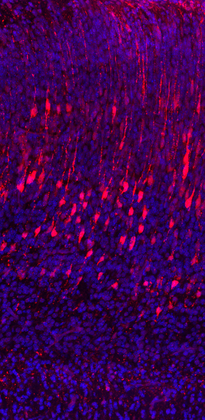
%> input picture imaging_analysis/control1.png, 205 x 420 px, shrunk from 579 x 1187 before the run
$ octave kstest_pixels.m   (GNU Octave 9; MATLAB toolbox functions it lacks are replaced by stand-ins)
%> lines starting %> are read from the running program, lines starting %| are printed output that depends on the picture
%%
tic;
fileName = {
    'control1.png'
    'control2.png'
    'control3.png'
    'COUP1.png'
    'COUP2.png'
    'COUP3.png'
    'PcdhKD1.png'
    'PcdhKD2.png'
    'PcdhKD3.png'};

for j = 1:length(fileName)
    imagebin = imread(fileName{j});
%> imagebin is the input picture: size 420x205x3 uint8; mean R, G, B 63.2, 0.7, 78.3

    figure(1);
    bw_image = rgb2gray(imagebin);
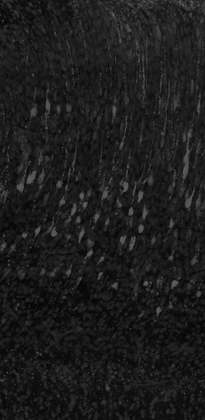
%> bw_image: size 420x205 uint8; min 4, max 98, mean 28.2
    subplot(3,3,j), imshow(bw_image','DisplayRange',[min(min(bw_image)) max(max(bw_image))]);
%> after `imshow(bw_image','DisplayRange',[min(min(bw_image)) max(max(bw_image))`:
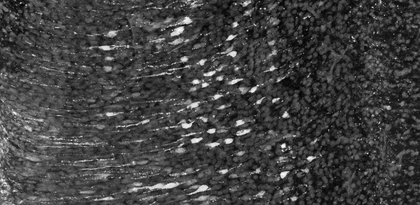
%> displayed picture: size 205x420, on the screen's scale of 0 to 255; min 0, max 255, mean 65.8
    title(fileName(j));
    set(gca,'XTick',[], 'YTick', []);

    imagebin = imagebin(:,:,1);
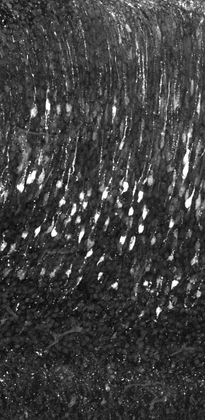
%> imagebin: size 420x205 uint8; min 3, max 255, mean 63.2
    dists = sum(imagebin>180,1);
%> dists = 205 values, max 44 at index 188, min 0 at index 10, mean 10.18
    num_bins = 100;%ceil(sqrt(length(dists)));
    M = floor(length(dists)/num_bins);
%> M = 2
    temp = [];
    for i = 1:num_bins
        temp(i) = mean(dists( (1+(i-1)*M):1+i*M ));
    end
%> after the loop, temp = 100 values, max 36 at index 94, min 1 at index 6, mean 10.24
    %figure(j+9);
    figure(2);
    subplot(3,3,j), plot(dists,'LineWidth',1.5,'Color','k');
    title(fileName(j));
    hold on;
    height = mean(dists);
%> height = 10.18
    plot([1 length(dists)],[height height],'LineWidth',3);
    axis tight;
    set(gca,'XTick',[], 'YTick', []);
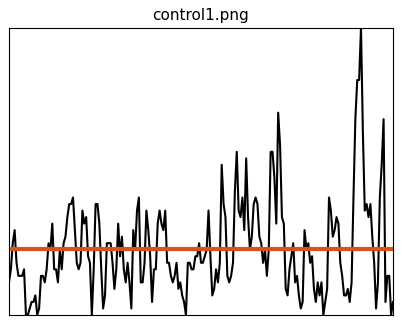
%> figure redrawn from the program's plot data; curve peaks at x = 188, y = 44

    %figure(j+18);
    figure(3);
    subplot(3,3,j), plot(temp,'LineWidth',1.5,'Color','k');
    title(fileName(j));
    axis tight;
    set(gca,'XTick',[], 'YTick', []);
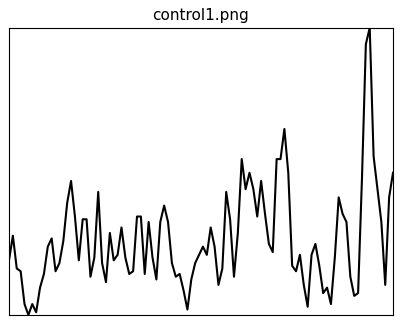
%> figure redrawn from the program's plot data; curve peaks at x = 94, y = 36
    %%
    %temp = find(dists>0);
    %xmax = ceil(length(dists)/bin_size)*bin_size;
    %[h p] = kstest(temp,'CDF',[(bin_size:xmax)' (cdf('Uniform',bin_size:xmax,bin_size,xmax))'])

    dists_binned = temp;
%> dists_binned has the same summary as temp
    xmax = max(cumsum(dists_binned));
%> xmax = 1024
    temp = cumsum(dists_binned);
%> temp = 100 values from 7.67 to 1024
    temp = temp/xmax;
%> temp = 100 values from 0.00749 to 1

    figure(4);
    subplot(3,3,j), plot(temp, 'LineWidth',2);
    delta = 1/(length(temp)-1);
%> delta = 0.0101
    temp2 = 0:delta:1;%
%> temp2 = 100 values from 0 to 1
    %unifcdf(0:(length(dists)-1),1,length(dists)+2);
    figure(4);
    hold on;
    subplot(3,3,j), plot(temp2, 'LineWidth',2);
    if j ==1
        legend('Empirical CDF','Uniform CDF','Location','NorthWest');
    end
    [h, p] = kstest(temp,'CDF',[(temp2)' (temp2)']);
%> h = false; p = 0.184
    if h == 0
        str = sprintf('Accept H0 (uniform), p-value = %1.3f',p);
%> str = 'Accept H0 (uniform), p-value = 0.184'
        title(str);
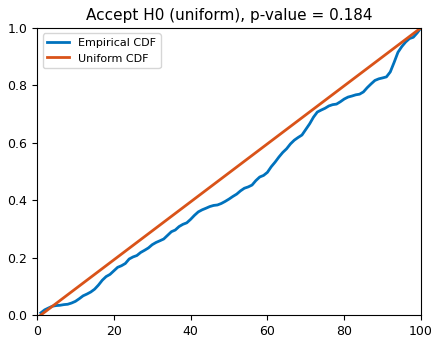
%> figure redrawn from the program's plot data; curve peaks at x = 100, y = 1
    else
        str = sprintf('Reject H0 (not uniform), p-value = %1.3f',p);
        title(str);
    end

    % [46 lines of commented-out code are left out]
end
%> pass 2 of the loop `for j = 1:length(fileName)`:
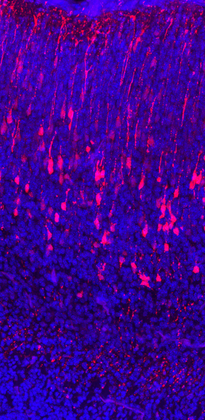
%> input picture imaging_analysis/control2.png, 205 x 420 px, shrunk from 579 x 1187 before the run
%> imagebin is the input picture: size 420x205x3 uint8; mean R, G, B 63, 0.8, 141.3
%> `imagebin = imagebin(:,:,1);`:
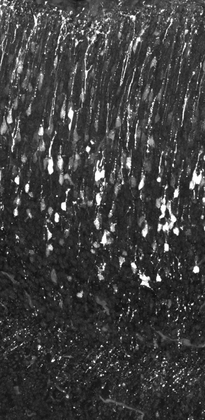
%> imagebin: size 420x205 uint8; min 11, max 255, mean 63
%> dists = 205 values, max 47 at index 98, min 0 at index 25, mean 13.24
%> after the loop `for i = 1:num_bins`: temp = 100 values, max 40.33 at index 49, min 1 at index 12, mean 13.3
%> height = 13.24
%> dists_binned has the same summary as temp
%> xmax = 1329.7
%> `temp = cumsum(dists_binned);`: temp = 100 values from 15 to 1329.7
%> `temp = temp/xmax;`: temp = 100 values from 0.0113 to 1
%> p = 0.497
%> str = 'Accept H0 (uniform), p-value = 0.497'
%> `title(str);`:
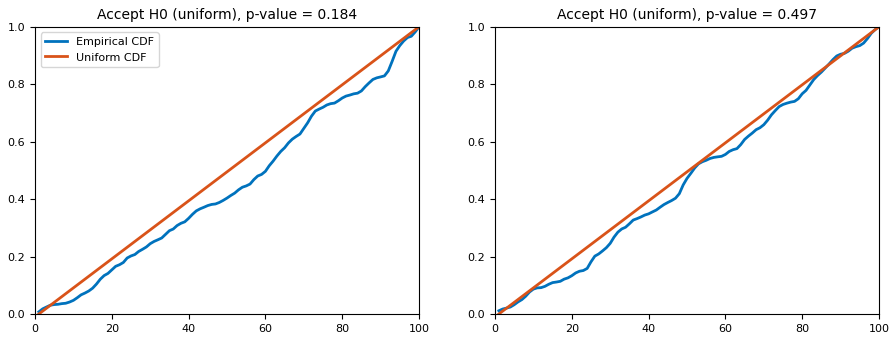
%> figure redrawn from the program's plot data, 2 panels; panel 1: curve peaks at x = 100, y = 1
%> pass 3 of the loop `for j = 1:length(fileName)`:
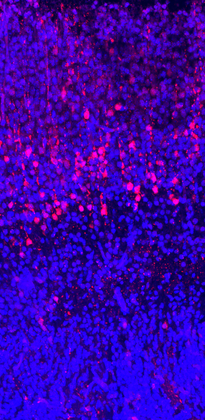
%> input picture imaging_analysis/control3.png, 205 x 420 px, shrunk from 579 x 1187 before the run
%> imagebin is the input picture: size 420x205x3 uint8; mean R, G, B 57.7, 0.9, 165.7
%> `imagebin = imagebin(:,:,1);`:
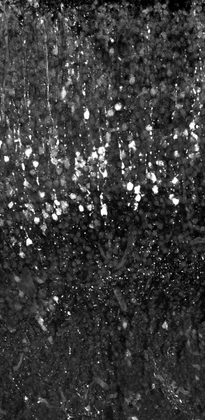
%> imagebin: size 420x205 uint8; min 0, max 255, mean 57.7
%> dists = 205 values, max 30 at index 57, min 0 at index 4, mean 9.93
%> after the loop `for i = 1:num_bins`: temp = 100 values, max 27 at index 28, min 1 at index 84, mean 10.14
%> height = 9.93
%> dists_binned has the same summary as temp
%> xmax = 1014
%> `temp = cumsum(dists_binned);`: temp = 100 values from 4.67 to 1014
%> `temp = temp/xmax;`: temp = 100 values from 0.0046 to 1
%> p = 0.238
%> str = 'Accept H0 (uniform), p-value = 0.238'
%> `title(str);`:
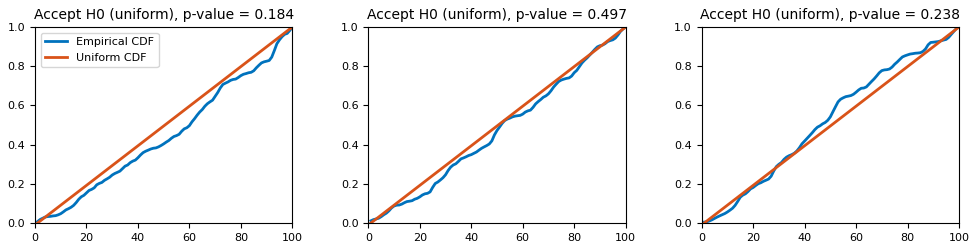
%> figure redrawn from the program's plot data, 3 panels; panel 1: curve peaks at x = 100, y = 1
%> (the run ends here)
